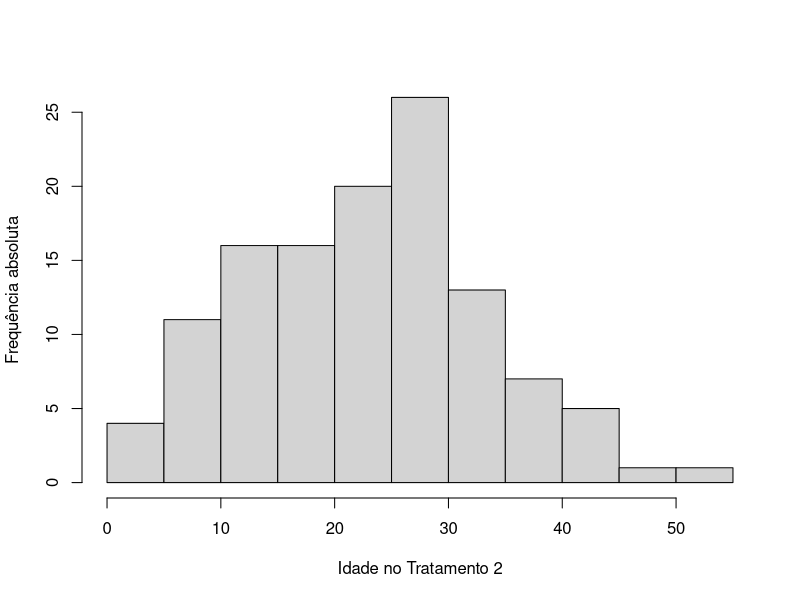

R code for this plot: (Note: this script raises an error after producing the figure.)
library(here)

dados <- read.csv("data/cgd3.csv", sep=";", dec=".")

# Verificar se as distribuições exponencial ou normal se ajustam bem a variável idade do paciente, 
# verificar esses ajustes globalmente e separado por Tratamento

# idade no Tratamento 2
idade_trat2 <- dados$Idade[dados$Tratamento == 2]

png("avaliacao/p2/plots/trat2_hist.png")
hist(idade_trat2, ylab="Frequência absoluta", xlab="Idade no Tratamento 2", main="")
graphics.off()

# distribuição normal

desvio <- sd(idade_trat2)
x <- seq(min(idade_trat2), max(idade_trat2), by=0.001)
fteorico <- dnorm(x, mean=media, sd=desvio)

png("avaliacao/p2/plots/norm_trat2_hist.png")
hist(idade_trat2, freq=F, xlab="Idade do Paciente (anos) no Tratamento 2", ylab="Frequência Relativa", main="", ylim=c(0, 0.06))
lines(x, fteorico, col="red")
graphics.off()

png("avaliacao/p2/plots/norm_trat2_qqnorm.png")
qqnorm(idade_trat2, ylab="Quantis observaados", xlab="Quantis Teóricos", main="")
qqline(idade_trat2, col="red")
graphics.off()

# distribuição exponencial
x <- seq(min(idade_trat2), max(idade_trat2), by=1)
fteorico <- dexp(x, rate=1/media)
png("avaliacao/p2/plots/exp_trat2.png")
hist(idade_trat2, freq=F, xlab="Idade do Paciente (anos)", ylab="Frequência Relativa", main="")
lines(x, fteorico, col="red")
graphics.off()
